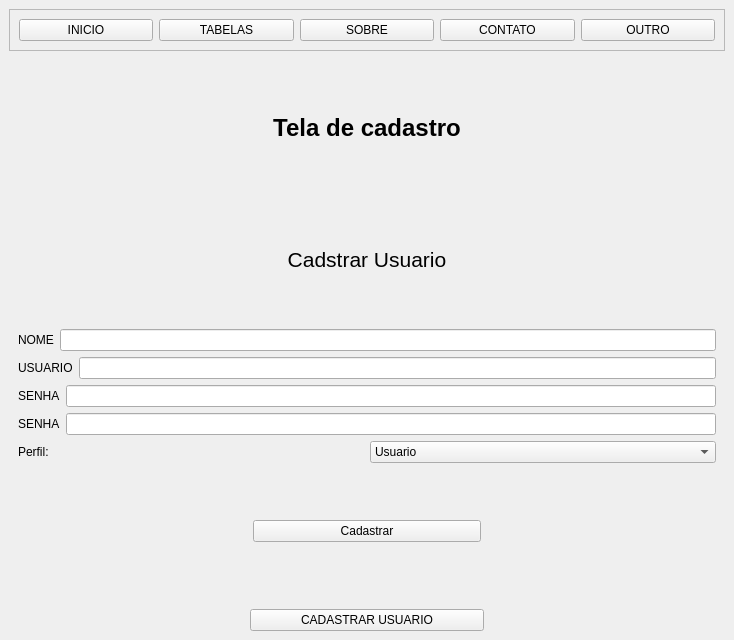
<?xml version="1.0" encoding="UTF-8"?>
<ui version="4.0">
 <class>MainWindow</class>
 <widget class="QMainWindow" name="MainWindow">
  <property name="geometry">
   <rect>
    <x>0</x>
    <y>0</y>
    <width>734</width>
    <height>640</height>
   </rect>
  </property>
  <property name="windowTitle">
   <string>MainWindow</string>
  </property>
  <widget class="QWidget" name="centralwidget">
   <layout class="QVBoxLayout" name="verticalLayout">
    <item>
     <widget class="QFrame" name="frame">
      <property name="frameShape">
       <enum>QFrame::StyledPanel</enum>
      </property>
      <property name="frameShadow">
       <enum>QFrame::Raised</enum>
      </property>
      <layout class="QHBoxLayout" name="horizontalLayout">
       <item>
        <widget class="QPushButton" name="btn_Inicio">
         <property name="text">
          <string>INICIO</string>
         </property>
        </widget>
       </item>
       <item>
        <widget class="QPushButton" name="btn_Tabelas">
         <property name="text">
          <string>TABELAS</string>
         </property>
        </widget>
       </item>
       <item>
        <widget class="QPushButton" name="btn_Sobre">
         <property name="text">
          <string>SOBRE</string>
         </property>
        </widget>
       </item>
       <item>
        <widget class="QPushButton" name="btn_contato">
         <property name="text">
          <string>CONTATO</string>
         </property>
        </widget>
       </item>
       <item>
        <widget class="QPushButton" name="btn_outro">
         <property name="text">
          <string>OUTRO</string>
         </property>
        </widget>
       </item>
      </layout>
     </widget>
    </item>
    <item>
     <widget class="QStackedWidget" name="pages">
      <property name="currentIndex">
       <number>0</number>
      </property>
      <widget class="QWidget" name="page_3">
       <layout class="QVBoxLayout" name="verticalLayout_4">
        <item>
         <widget class="QLabel" name="label_13">
          <property name="text">
           <string>&lt;html&gt;&lt;head/&gt;&lt;body&gt;&lt;p align=&quot;center&quot;&gt;&lt;span style=&quot; font-size:18pt; font-weight:700;&quot;&gt;Tela de cadastro&lt;/span&gt;&lt;/p&gt;&lt;/body&gt;&lt;/html&gt;</string>
          </property>
         </widget>
        </item>
        <item>
         <widget class="QLabel" name="label_5">
          <property name="text">
           <string>&lt;html&gt;&lt;head/&gt;&lt;body&gt;&lt;p align=&quot;center&quot;&gt;&lt;span style=&quot; font-size:16pt;&quot;&gt;Cadstrar Usuario&lt;/span&gt;&lt;/p&gt;&lt;/body&gt;&lt;/html&gt;</string>
          </property>
         </widget>
        </item>
        <item>
         <layout class="QHBoxLayout" name="horizontalLayout_5">
          <item>
           <widget class="QLabel" name="label_6">
            <property name="text">
             <string>NOME</string>
            </property>
           </widget>
          </item>
          <item>
           <widget class="QLineEdit" name="txt_nome"/>
          </item>
         </layout>
        </item>
        <item>
         <layout class="QHBoxLayout" name="horizontalLayout_6">
          <item>
           <widget class="QLabel" name="label_7">
            <property name="text">
             <string>USUARIO</string>
            </property>
           </widget>
          </item>
          <item>
           <widget class="QLineEdit" name="txt_usuario"/>
          </item>
         </layout>
        </item>
        <item>
         <layout class="QHBoxLayout" name="horizontalLayout_7">
          <item>
           <widget class="QLabel" name="label_8">
            <property name="text">
             <string>SENHA</string>
            </property>
           </widget>
          </item>
          <item>
           <widget class="QLineEdit" name="txt_senha"/>
          </item>
         </layout>
        </item>
        <item>
         <layout class="QHBoxLayout" name="horizontalLayout_8">
          <item>
           <widget class="QLabel" name="label_9">
            <property name="text">
             <string>SENHA</string>
            </property>
           </widget>
          </item>
          <item>
           <widget class="QLineEdit" name="txt_senha_confir"/>
          </item>
         </layout>
        </item>
        <item>
         <layout class="QHBoxLayout" name="horizontalLayout_9">
          <item>
           <widget class="QLabel" name="label_10">
            <property name="text">
             <string>Perfil:</string>
            </property>
           </widget>
          </item>
          <item>
           <widget class="QComboBox" name="cb_perfil">
            <item>
             <property name="text">
              <string>Usuario</string>
             </property>
            </item>
            <item>
             <property name="text">
              <string>Administrador</string>
             </property>
            </item>
            <item>
             <property name="text">
              <string>Funcionario</string>
             </property>
            </item>
            <item>
             <property name="text">
              <string>Gerente</string>
             </property>
            </item>
           </widget>
          </item>
         </layout>
        </item>
        <item>
         <layout class="QHBoxLayout" name="horizontalLayout_10">
          <item>
           <widget class="QLabel" name="label_11">
            <property name="text">
             <string> </string>
            </property>
           </widget>
          </item>
          <item>
           <widget class="QPushButton" name="btn_cadastrar">
            <property name="text">
             <string>Cadastrar</string>
            </property>
           </widget>
          </item>
          <item>
           <widget class="QLabel" name="label_12">
            <property name="text">
             <string> </string>
            </property>
           </widget>
          </item>
         </layout>
        </item>
       </layout>
      </widget>
      <widget class="QWidget" name="page">
       <layout class="QVBoxLayout" name="verticalLayout_8">
        <item>
         <widget class="QTabWidget" name="central_page">
          <property name="currentIndex">
           <number>0</number>
          </property>
          <widget class="QWidget" name="tabela_1">
           <attribute name="title">
            <string>Tab 1</string>
           </attribute>
           <widget class="QFrame" name="frame_2">
            <property name="geometry">
             <rect>
              <x>580</x>
              <y>40</y>
              <width>95</width>
              <height>104</height>
             </rect>
            </property>
            <property name="frameShape">
             <enum>QFrame::StyledPanel</enum>
            </property>
            <property name="frameShadow">
             <enum>QFrame::Raised</enum>
            </property>
            <layout class="QVBoxLayout" name="verticalLayout_6">
             <item>
              <widget class="QPushButton" name="btn_import">
               <property name="text">
                <string>Importar</string>
               </property>
              </widget>
             </item>
             <item>
              <widget class="QPushButton" name="btn_gerar">
               <property name="text">
                <string>Gerar saida</string>
               </property>
              </widget>
             </item>
             <item>
              <widget class="QPushButton" name="btn_estorno">
               <property name="text">
                <string>Estorno</string>
               </property>
              </widget>
             </item>
            </layout>
           </widget>
           <widget class="QWidget" name="verticalLayoutWidget">
            <property name="geometry">
             <rect>
              <x>29</x>
              <y>44</y>
              <width>531</width>
              <height>221</height>
             </rect>
            </property>
            <layout class="QVBoxLayout" name="verticalLayout_2">
             <item>
              <widget class="QLabel" name="label_2">
               <property name="text">
                <string>ESTOQUE</string>
               </property>
              </widget>
             </item>
             <item>
              <widget class="QTreeWidget" name="treeWidget">
               <column>
                <property name="text">
                 <string>Nfe</string>
                </property>
               </column>
               <column>
                <property name="text">
                 <string>Serie</string>
                </property>
               </column>
               <column>
                <property name="text">
                 <string>UF</string>
                </property>
               </column>
               <column>
                <property name="text">
                 <string>Municipio</string>
                </property>
               </column>
               <column>
                <property name="text">
                 <string>Cod Item</string>
                </property>
               </column>
               <column>
                <property name="text">
                 <string>Quantidade</string>
                </property>
               </column>
               <column>
                <property name="text">
                 <string>Descriçao</string>
                </property>
               </column>
               <column>
                <property name="text">
                 <string>UN</string>
                </property>
               </column>
               <column>
                <property name="text">
                 <string>Especie</string>
                </property>
               </column>
               <column>
                <property name="text">
                 <string>Valor Nfe</string>
                </property>
               </column>
               <column>
                <property name="text">
                 <string>Usuario</string>
                </property>
               </column>
              </widget>
             </item>
            </layout>
           </widget>
           <widget class="QWidget" name="verticalLayoutWidget_2">
            <property name="geometry">
             <rect>
              <x>29</x>
              <y>290</y>
              <width>531</width>
              <height>211</height>
             </rect>
            </property>
            <layout class="QVBoxLayout" name="verticalLayout_5">
             <item>
              <widget class="QLabel" name="label_3">
               <property name="text">
                <string>SAIDA</string>
               </property>
              </widget>
             </item>
             <item>
              <widget class="QTreeWidget" name="treeWidget_2">
               <column>
                <property name="text">
                 <string>Nfe</string>
                </property>
               </column>
               <column>
                <property name="text">
                 <string>SERIE</string>
                </property>
               </column>
               <column>
                <property name="text">
                 <string>DATA IMPORTAÇAO</string>
                </property>
               </column>
               <column>
                <property name="text">
                 <string>DATA SAIDA</string>
                </property>
               </column>
               <column>
                <property name="text">
                 <string>USUARIO</string>
                </property>
               </column>
              </widget>
             </item>
            </layout>
           </widget>
           <widget class="QWidget" name="verticalLayoutWidget_3">
            <property name="geometry">
             <rect>
              <x>30</x>
              <y>10</y>
              <width>631</width>
              <height>26</height>
             </rect>
            </property>
            <layout class="QHBoxLayout" name="horizontalLayout_3">
             <item>
              <widget class="QLineEdit" name="txt_file"/>
             </item>
             <item>
              <widget class="QPushButton" name="btn_abrir">
               <property name="text">
                <string>ABRIR</string>
               </property>
              </widget>
             </item>
            </layout>
           </widget>
          </widget>
          <widget class="QWidget" name="tabela_2">
           <attribute name="title">
            <string>Tab 2</string>
           </attribute>
          </widget>
         </widget>
        </item>
       </layout>
      </widget>
      <widget class="QWidget" name="page_2">
       <layout class="QHBoxLayout" name="horizontalLayout_2">
        <item>
         <widget class="QLabel" name="tela_pricipal_sist">
          <property name="styleSheet">
           <string notr="true">background-color: rgb(255, 255, 255);
color: rgb(0, 0, 255);</string>
          </property>
          <property name="text">
           <string>&lt;html&gt;&lt;head/&gt;&lt;body&gt;&lt;p align=&quot;center&quot;&gt;&lt;span style=&quot; font-size:28pt; font-weight:700;&quot;&gt;APLICATIVO MUNDO - 1&lt;/span&gt;&lt;/p&gt;&lt;p align=&quot;center&quot;&gt;&lt;br/&gt;&lt;/p&gt;&lt;p align=&quot;center&quot;&gt;&lt;span style=&quot; font-size:28pt; font-weight:700;&quot;&gt;SISTEMA DE GERENCIAMENTO &lt;/span&gt;&lt;/p&gt;&lt;/body&gt;&lt;/html&gt;</string>
          </property>
         </widget>
        </item>
       </layout>
      </widget>
     </widget>
    </item>
    <item>
     <layout class="QHBoxLayout" name="horizontalLayout_4">
      <item>
       <widget class="QLabel" name="label">
        <property name="text">
         <string> </string>
        </property>
       </widget>
      </item>
      <item>
       <widget class="QPushButton" name="btn_cadastro">
        <property name="text">
         <string>CADASTRAR USUARIO</string>
        </property>
       </widget>
      </item>
      <item>
       <widget class="QLabel" name="label_4">
        <property name="text">
         <string> </string>
        </property>
       </widget>
      </item>
     </layout>
    </item>
   </layout>
  </widget>
 </widget>
 <resources/>
 <connections/>
</ui>
